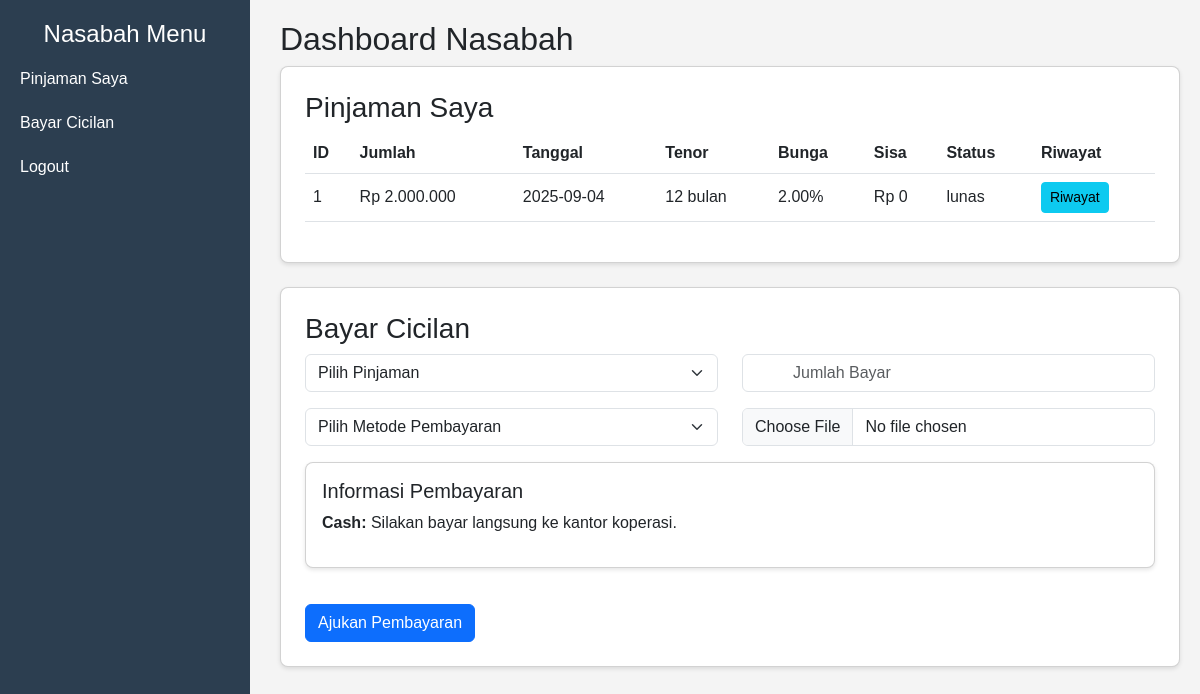
The page /dashboard_nasabah.php (signed in) on the database its author committed.
### tables this page shows
CREATE TABLE `pinjaman` (
  `id_pinjaman` int NOT NULL,
  `id_nasabah` int NOT NULL,
  `jumlah_pinjaman` bigint NOT NULL,
  `total_pinjaman_bunga` bigint NOT NULL,
  `tanggal_pinjam` date NOT NULL,
  `tenor` int NOT NULL,
  `bunga` decimal(5,2) NOT NULL,
  `status` enum('aktif','lunas') DEFAULT 'aktif'
);

### dashboard_nasabah.php (the view, shortened to what this page needs)
<?php
require_once 'config.php';
try {
    $pdo = new PDO("mysql:host=" . DB_HOST . ";dbname=" . DB_NAME, DB_USER, DB_PASS);
    $pdo->setAttribute(PDO::ATTR_ERRMODE, PDO::ERRMODE_EXCEPTION);
} catch (PDOException $e) {
    die("Koneksi database gagal: " . $e->getMessage());
}
$stmt = $pdo->prepare("SELECT p.*, (SELECT SUM(jumlah_bayar) FROM cicilan WHERE id_pinjaman = p.id_pinjaman AND status = 'disetujui') as total_bayar FROM pinjaman p WHERE id_nasabah = ?");
$stmt->execute([$_SESSION['user_id']]);
$pinjaman_list = $stmt->fetchAll();
?>
<!DOCTYPE html>
<html lang="id">
<head>
    <link href="https://cdn.jsdelivr.net/npm/bootstrap@5.3.0/dist/css/bootstrap.min.css" rel="stylesheet">
    <link href="assets/css/custom.css" rel="stylesheet">
</head>
<body>
    <div class="sidebar">
        <h4 class="text-white text-center">Nasabah Menu</h4>
        <a href="#pinjaman">Pinjaman Saya</a>
        <a href="#bayar">Bayar Cicilan</a>
        <a href="logout.php">Logout</a>
    </div>
    <div class="content">
        <h2>Dashboard Nasabah</h2>
        <div id="toast-container" class="position-fixed top-0 end-0 p-3"></div>
        <div id="pinjaman" class="card p-4 mb-4">
            <h3>Pinjaman Saya</h3>
            <table class="table">
                <thead>
                    <tr>
                        <th>ID</th>
                        <th>Jumlah</th>
                        <th>Tanggal</th>
                        <th>Tenor</th>
                        <th>Bunga</th>
                        <th>Sisa</th>
                        <th>Status</th>
                        <th>Riwayat</th>
                    </tr>
                </thead>
                <tbody>
                    <?php foreach ($pinjaman_list as $row): ?>
                        <tr>
                            <td><?php echo $row['id_pinjaman']; ?></td>
                            <td>Rp <?php echo number_format($row['jumlah_pinjaman'], 0, ',', '.'); ?></td>
                            <td><?php echo $row['tanggal_pinjam']; ?></td>
                            <td><?php echo $row['tenor']; ?> bulan</td>
                            <td><?php echo $row['bunga']; ?>%</td>
                            <td>Rp <?php echo number_format($row['jumlah_pinjaman'] - ($row['total_bayar'] ?: 0), 0, ',', '.'); ?></td>
                            <td><?php echo $row['status']; ?></td>
                            <td><a href="riwayat_pembayaran.php?nama_nasabah=<?php echo urlencode($row['id_nasabah']); ?>" class="btn btn-sm btn-info" title="Lihat Riwayat">Riwayat</a></td>
                        </tr>
                    <?php endforeach; ?>
                </tbody>
            </table>
        </div>
        <div id="bayar" class="card p-4">
            <h3>Bayar Cicilan</h3>
            <form method="POST" id="form-cicilan" enctype="multipart/form-data" class="needs-validation" novalidate>
                <div class="row">
                    <div class="col-md-6 mb-3">
                        <select name="id_pinjaman" class="form-select" required>
                            <option value="">Pilih Pinjaman</option>
                        </select>
                    </div>
                    <div class="col-md-6 mb-3">
                        <input type="text" name="jumlah_bayar" class="form-control currency" placeholder="Jumlah Bayar" required>
                    </div>
                    <div class="col-md-6 mb-3">
                        <select name="metode_pembayaran" class="form-select" required>
                            <option value="">Pilih Metode Pembayaran</option>
                        </select>
                    </div>
                    <div class="col-md-6 mb-3">
                        <input type="file" name="bukti_bayar" class="form-control" accept="image/*,application/pdf" required>
                    </div>
                    <div class="col-12 mb-3">
                        <div class="card">
                            <div class="card-body">
                                <h5>Informasi Pembayaran</h5>
                                <p><strong>Cash:</strong> Silakan bayar langsung ke kantor koperasi.</p>
                            </div>
                        </div>
                    </div>
                    <div class="col-12">
                        <button type="submit" name="bayar_cicilan" class="btn btn-primary">Ajukan Pembayaran</button>
                    </div>
                </div>
            </form>
        </div>
    </div>
</body>
</html>

### assets/css/custom.css (style rules this page uses)
body { font-family: Arial, sans-serif; margin: 0; padding: 0; background-color: #f4f4f4; }
.sidebar { width: 250px; background-color: #2c3e50; height: 100vh; position: fixed; top: 0; left: 0; padding-top: 20px; }
.sidebar a { display: block; color: white; padding: 10px 20px; text-decoration: none; font-size: 16px; }
.content { margin-left: 260px; padding: 20px; }
.card { background-color: white; border-radius: 8px; box-shadow: 0 2px 4px rgba(0, 0, 0, 0.1); margin-bottom: 20px; }
.currency::before { content: 'Rp '; position: absolute; left: 10px; top: 50%; transform: translateY(-50%); color: #6c757d; }
.currency { padding-left: 50px; }
.table th, .table td { vertical-align: middle; }

### rows shown on the page
pinjaman: id_pinjaman "1", jumlah_pinjaman "2.000.000", tanggal_pinjam "2025-09-04", tenor "12", bunga "2.00", total_bayar "0", status "lunas"
